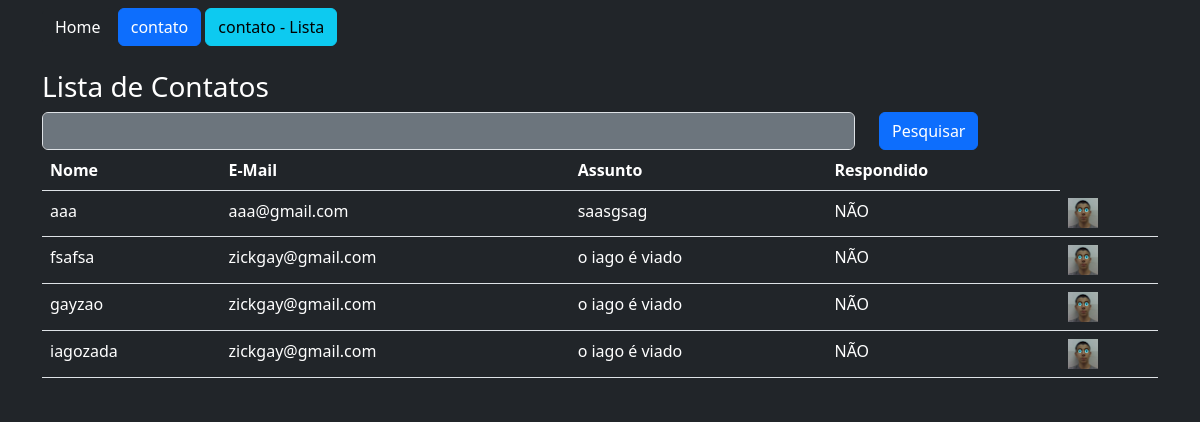
Page /contato/lista/ on the committed database.
### app/models.py (models this page shows)
class Contato(db.Model):
    id = db.Column(db.Integer, primary_key=True)
    data_envio = db.Column(db.DateTime,default=datetime.now())
    nome = db.Column(db.String, nullable=True)
    email = db.Column(db.String, nullable=True)
    assunto = db.Column(db.String, nullable=True)
    mensagem = db.Column(db.String, nullable=True )
    respondido = db.Column(db.Integer, default=0)

### app/view.py (the view)
@app.route('/contato/lista/')
def contatoLista():
    if request.method == 'GET':
        pesquisa = request.args.get('pesquisa', '')
    dados = Contato.query.order_by('nome')
    if pesquisa != '':
        dados = dados.filter(Contato.nome == pesquisa)
    context = {'dados': dados.all()}
    return render_template('contato_lista.html', context=context)

### app/templates/contato_lista.html
{% extends 'base.html' %}
{% block content %}
    <div class="container text-white bg bg-dark">
        {% include 'nave.html' %}
        <div class="row mt-4">
            <h3>Lista de Contatos</h3>
            <form method="get" class="row">
                <div class="col-9">
                    <input type="text" name="pesquisa" class="form-control bg-secondary text-white">
                </div>
                <div class="col-3">
                    <button type="submit" class="btn btn-primary">Pesquisar</button>
                </div>
            </form>
            <div class="col-12">
                <table class="table text-white bg bg-dark">
                    <thead>
                        <tr>
                            <th class="text-white bg bg-dark">Nome</th>
                            <th class="text-white bg bg-dark">E-Mail</th>
                            <th class="text-white bg bg-dark">Assunto</th>
                            <th class="text-white bg bg-dark">Respondido</th>
                        </tr>
                    </thead>
                    <body class="text-white bg bg-dark">
                        {% for linha in context['dados'] %}
                        <tr class="text-white bg bg-dark">
                            <td class="text-white bg bg-dark">{{linha.nome}}</td>
                            <td class="text-white bg bg-dark">{{linha.email}}</td>
                            <td class="text-white bg bg-dark">{{linha.assunto}}</td>
                            <td class="text-white bg bg-dark">
                                {% if linha.respondido == 1 %}
                                    SIM
                                {% else %}
                                    NÃO
                                {% endif %}
                            </td>
                            <td class="text-white bg bg-dark"><a href="{{url_for('contatoDetail', id=linha.id)}}" class="text-white"><img src="{{url_for('static', filename='img/andre.png')}}" style="width: 30px;"></a></td>
                        </tr>
                        {% endfor %}
                    </body>
                </table>
            </div>
        </div>
    </div>
{% endblock %}

### app/templates/base.html (shortened to what this page needs)
<!DOCTYPE html>
<html lang="pt-br">
<head>
    <link href="https://cdn.jsdelivr.net/npm/bootstrap@5.3.7/dist/css/bootstrap.min.css" rel="stylesheet">
</head>
<body class="text-white bg bg-dark">
    <section class="container-fluid mt-2">
    {% block content %} {% endblock %}
    </section>
</body>
</html>

### app/templates/nave.html
<a href="/"class="btn btn-dark">Home</a>
<a href="{{url_for('contato')}}"class="btn btn-primary">contato</a>
<a href="{{url_for('contatoLista')}}" class="btn btn-info">contato - Lista</a>

### rows in the picture
Contato: nome "aaa", email "aaa@gmail.com", assunto "saasgsag", respondido "NÃO"
Contato: nome "fsafsa", email "zickgay@gmail.com", assunto "o iago é viado", respondido "NÃO"
Contato: nome "gayzao", email "zickgay@gmail.com", assunto "o iago é viado", respondido "NÃO"
Contato: nome "iagozada", email "zickgay@gmail.com", assunto "o iago é viado", respondido "NÃO"
